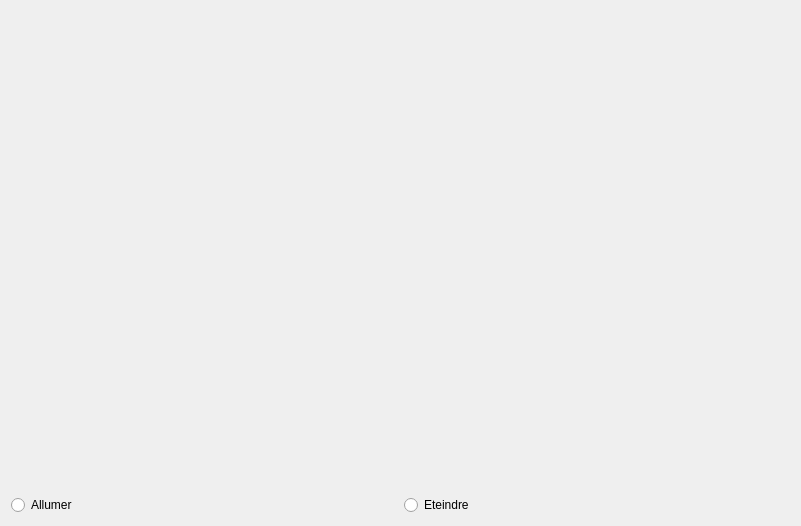
<?xml version="1.0" encoding="UTF-8"?>
<ui version="4.0">
 <class>AmpouleVue</class>
 <widget class="QWidget" name="AmpouleVue">
  <property name="geometry">
   <rect>
    <x>0</x>
    <y>0</y>
    <width>801</width>
    <height>526</height>
   </rect>
  </property>
  <property name="windowTitle">
   <string>Ampoule (Ne répond pas)</string>
  </property>
  <layout class="QVBoxLayout" name="verticalLayout">
   <item>
    <widget class="QLabel" name="labelEtat">
     <property name="enabled">
      <bool>true</bool>
     </property>
     <property name="sizePolicy">
      <sizepolicy hsizetype="Preferred" vsizetype="Preferred">
       <horstretch>0</horstretch>
       <verstretch>0</verstretch>
      </sizepolicy>
     </property>
     <property name="font">
      <font>
       <weight>50</weight>
       <bold>false</bold>
       <underline>false</underline>
       <kerning>false</kerning>
      </font>
     </property>
     <property name="cursor">
      <cursorShape>BusyCursor</cursorShape>
     </property>
     <property name="autoFillBackground">
      <bool>true</bool>
     </property>
     <property name="text">
      <string notr="true"/>
     </property>
     <property name="textFormat">
      <enum>Qt::PlainText</enum>
     </property>
     <property name="pixmap">
      <pixmap>../../images/backup/ampouleAllumee2.jpg</pixmap>
     </property>
     <property name="alignment">
      <set>Qt::AlignCenter</set>
     </property>
    </widget>
   </item>
   <item>
    <layout class="QHBoxLayout" name="horizontalLayout">
     <item>
      <widget class="QRadioButton" name="bAllumer">
       <property name="cursor">
        <cursorShape>BusyCursor</cursorShape>
       </property>
       <property name="text">
        <string>Allumer</string>
       </property>
      </widget>
     </item>
     <item>
      <widget class="QRadioButton" name="bEteindre">
       <property name="cursor">
        <cursorShape>BusyCursor</cursorShape>
       </property>
       <property name="text">
        <string>Eteindre</string>
       </property>
      </widget>
     </item>
    </layout>
   </item>
  </layout>
 </widget>
 <resources/>
 <connections/>
</ui>
